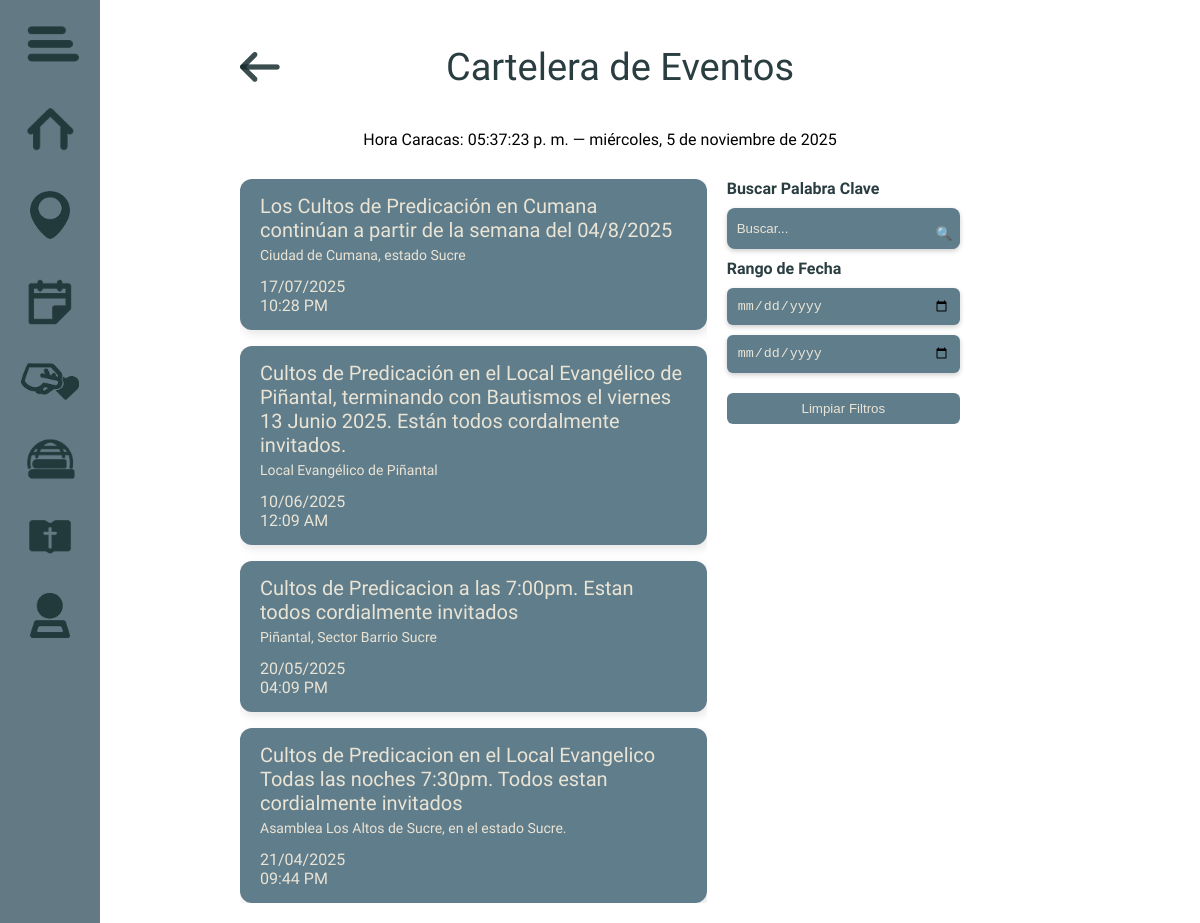
The app's page /Menu/Eventos/index.php with its own data.
### tables this page shows
CREATE TABLE `eventos` (
  `id` int(11) NOT NULL,
  `detalles` text NOT NULL,
  `ubicacion` varchar(255) NOT NULL,
  `fecha_publicacion` datetime NOT NULL,
  `usuario_id` int(11) DEFAULT NULL
);

### Menu/Eventos/index.php (the view, shortened to what this page needs)
<?php
    $conexion = new mysqli("sql204.infinityfree.com", "if0_39714112", "MWgk9nZD6H0RIl", "if0_39714112_directorio_asambleas");
    $conexion->set_charset("utf8mb4");
    $sql = "SELECT * FROM eventos WHERE 1";
    $sql .= " ORDER BY fecha_publicacion DESC";
    $eventos = $conexion->query($sql);
?>
<!DOCTYPE html>
<html lang="es">
<head>
    <link rel="stylesheet" href="Eventos.css">
</head>
<body>
    <nav class="menu-nav">
        <button class="icon-btn btn-menu" onclick="toggleSidebarMenu()" title="Menú">
            <img src="iconos/Menu.png" alt="Menú">
        </button>
        <button class="icon-btn solo-pc" onclick="location.href='https://directorio.wasmer.app//Menu/index.php'" title="Inicio">
            <img src="iconos/Inicio.png" alt="Inicio">
        </button>
        <button class="icon-btn solo-pc" onclick="location.href='https://directorio.wasmer.app//Menu/Submenu.php'" title="Ubicación">
            <img src="iconos/ubicaciones.png" alt="Ubicación">
        </button>
        <button class="icon-btn solo-pc" onclick="location.href='https://directorio.wasmer.app//Menu/Eventos/index.php'" title="Eventos">
            <img src="iconos/eventos.png" alt="Eventos">
        </button>
        <?php if ($_SESSION["rol"] !== "invitado") : ?>
            <button class="icon-btn solo-pc" onclick="location.href='https://directorio.wasmer.app//Menu/Donaciones/index.php'" title="Donaciones">
                <img src="iconos/donation.png" alt="Donaciones">
            </button>
        <?php endif; ?>
        <button class="icon-btn solo-pc" onclick="location.href='https://directorio.wasmer.app//Menu/Material/index.php'" title="Material Literario">
            <img src="iconos/material.png" alt="Material Literario">
        </button>
        <button class="icon-btn solo-pc" onclick="location.href='https://directorio.wasmer.app//Menu/LiteraturaBiblica/index.php'" title="Biblia">
            <img src="iconos/Biblia.png" alt="Estudio Bíblico">
        </button>
        <button class="icon-btn btn-sesion" onclick="location.href='https://directorio.wasmer.app//Menu/logout.php'" title="Cerrar Sesión">
            <img src="iconos/Sesion.png" alt="Cerrar Sesión">
        </button>
    </nav>
<div class="evento-page">
    <div class="main-content">
        <header class="event-header">
            <button class="return-button" onclick="location.href='https://directorio.wasmer.app//Menu/index.php'"></button>
            <h1>Cartelera de Eventos</h1>
        </header>
        <div class="caracas-time" id="caracasTime"></div>
        <div class="event-body">
            <section class="event-list">
                <?php while ($evento = $eventos->fetch_assoc()): ?>
                    <div class="event-card">
                        <div class="event-card-content">
                            <h3><?= htmlspecialchars($evento['detalles']) ?></h3>
                            <p><?= htmlspecialchars($evento['ubicacion']) ?></p>
                        </div>
                        <div class="event-card-date">
                            <?= date("d/m/Y", strtotime($evento['fecha_publicacion'])) ?><br>
                            <?= date("h:i A", strtotime($evento['fecha_publicacion'])) ?>
                        </div>
                    </div>
                <?php endwhile; ?>
            </section>
            <aside class="event-filters">
                <form id="Filtros" method="GET">
                    <label for="buscar">Buscar Palabra Clave</label>
                    <div class="search-box">
                        <input type="text" name="buscar" id="buscar" placeholder="Buscar..." value="<?= $_GET['buscar'] ?? '' ?>">
                        <button type="submit">🔍</button>
                    </div>
                    <label>Rango de Fecha</label>
                    <input type="date" name="desde" id="desde" value="<?= $_GET['desde'] ?? '' ?>">
                    <input type="date" name="hasta" id="hasta" value="<?= $_GET['hasta'] ?? '' ?>">
                    <button id="button_Limpiar" type="button_Limpiar_Filtros" onclick="window.location.href='<?= strtok($_SERVER["REQUEST_URI"], "?") ?>'">
                        Limpiar Filtros
                    </button>
                </form>
            </aside>
        </div>
    </div>
</div>
</body>
</html>

### Menu/Eventos/Eventos.css (style rules this page uses)
.menu-nav { position: fixed; top: 0; left: 0; width: 100px; height: 100vh; display: flex; flex-direction: column; align-items: center; justify-content: start; padding-top: 0px; z-index: 1001; background-color: #637983; }
.icon-btn { background: none; border: none; margin: 5px 0; cursor: pointer; padding: 5px; width: 100%; transition: background 0.3s; }
.icon-btn img { width: auto; height: 70%; }
html, body { overflow-y: scroll; scrollbar-width: none; }
html, body { height: 100%; margin: 0; padding: 0; font-family: 'Sansation', sans-serif; overflow-x: hidden; overflow-y: auto; position: relative; }
body::before { content: ""; position: fixed; top: 0; left: 0; width: 100%; height: 100%; background-image: url('iconos/Fonfo_Mapa_Color.png'); background-size: cover; background-repeat: no-repeat; background-position: top center; opacity: 0.7; z-index: -1; }
.evento-page { display: flex; flex-direction: column; height: auto; min-height: 100vh; max-width: 760px; width: 90%; margin: 0 auto; font-weight: normal; }
.main-content { flex-grow: 1; padding: 20px; display: flex; flex-direction: column; }
.event-header { display: flex; align-items: center; justify-content: space-between; }
.event-header h1 { font-family: 'Oleo Script', cursive; flex-grow: 1; text-align: center; font-weight: normal; font-size: 38px; color: #2a3e42; }
.return-button { background: url('iconos/Retorno.png') no-repeat center; background-size: contain; width: 40px; height: 40px; border: none; cursor: pointer; }
.caracas-time { text-align: center; margin-top: 15px; }
.event-body { display: flex; flex-wrap: wrap; gap: 20px; margin-top: 30px; }
.event-card { background-color: #607d8b; color: #EAE4D5; border-radius: 12px; padding: 15px 20px; box-shadow: 2px 4px 10px rgba(0, 0, 0, 0.1); font-weight: normal; font-family: 'Sansation', sans-serif; }
.event-card h3 { margin: 0; font-size: 20px; font-weight: normal; font-family: 'Sansation', sans-serif; }
.event-card p { font-size: 14px; margin-top: 5px; font-weight: normal; font-family: 'Sansation', sans-serif; }
.event-filters { flex: 1; display: flex; flex-direction: column; gap: 15px; min-width: 200px; }
.event-filters label { font-weight: bold; color: #2a3e42; }
.event-filters form { display: flex; flex-direction: column; gap: 10px; }
.search-box { display: flex; align-items: center; background-color: #607d8b; border-radius: 8px; overflow: hidden; box-shadow: 0 2px 5px rgba(0,0,0,0.2); }
.search-box input { border: none; padding: 10px; flex-grow: 1; background: none; color: #EAE4D5; }
.search-box input[type="text"]::placeholder { color: #EAE4D5; opacity: 1; }
.search-box button { background-color: #3b5c68; border: none; padding: 10px 12px; cursor: pointer; color: #EAE4D5; }
.event-filters select, .event-filters input[type="date"] { padding: 10px; border: none; background-color: #607d8b; color: #EAE4D5; border-radius: 6px; box-shadow: 0 2px 5px rgba(0,0,0,0.2); appearance: none; }
.event-filters button { margin-top: 10px; background-color: #607d8b; color: #EAE4D5; padding: 8px 12px; border: none; border-radius: 6px; cursor: pointer; }

### records on screen
eventos: detalles "Los Cultos de Predicación en Cumana continúan a partir de la semana del 04/8/2025", ubicacion "Ciudad de Cumana, estado Sucre", fecha_publicacion "17/07/2025", fecha_publicacion "10:28 PM"
eventos: detalles "Cultos de Predicación en el Local Evangélico de Piñantal, terminando con Bautismos el viernes 13 Junio 2025. Están todos cordalmente invitados.", ubicacion "Local Evangélico de Piñantal", fecha_publicacion "10/06/2025", fecha_publicacion "12:09 AM"
eventos: detalles "Cultos de Predicacion a las 7:00pm. Estan todos cordialmente invitados", ubicacion "Piñantal, Sector Barrio Sucre", fecha_publicacion "20/05/2025", fecha_publicacion "04:09 PM"
eventos: detalles "Cultos de Predicacion en el Local Evangelico Todas las noches 7:30pm. Todos estan cordialmente invitados", ubicacion "Asamblea Los Altos de Sucre, en el estado Sucre.", fecha_publicacion "21/04/2025", fecha_publicacion "09:44 PM"
